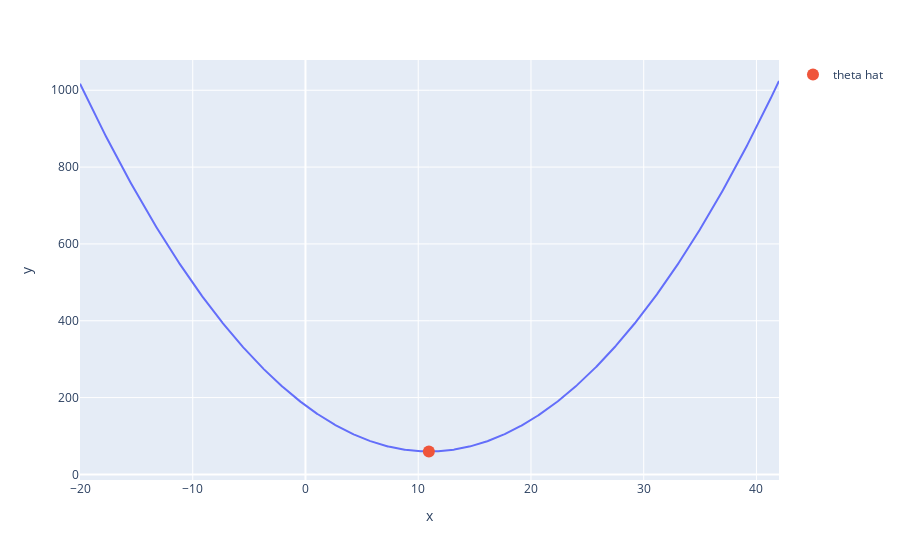

Notebook source saved alongside this figure:
### Markdown cell above
## Loss Surfaces

Computes constant loss surface

### Code cell
plt.style.use('default') # revert style to default mpl
adjust_fontsize(size=16)
%matplotlib inline

def mse_constant(theta, data):
    return np.mean(np.array([(y_obs - theta) ** 2 for y_obs in data]), axis=0)

thetas = np.linspace(-20, 42, 1000)
l2_loss_thetas = mse_constant(thetas, data_constant)

plt.plot(thetas, l2_loss_thetas)
plt.xlabel(r'$\theta$')
plt.ylabel(r'MSE')

# optimal point
thetahat = np.mean(data_constant)
plt.scatter([thetahat], [mse_constant(thetahat, data_constant)], s=50)
#plt.savefig('mse_constant_loss.png', bbox_inches = 'tight');
plt.show()

# also the plotly version, why not
fig_const = px.line(x=thetas, y=l2_loss_thetas)
fig_const.add_trace(go.Scatter(x=[thetahat], y=[mse_constant(thetahat, data_constant)],
                         mode='markers', marker=dict(size=12),
                          name='theta hat'))
fig_const.show()

### Figure 1 — Plotly figure (JSON) as saved in the notebook; plotly's stock layout.template omitted (floating-point values rounded to 4 significant figures; data arrays with more than 128 entries replaced by an {"elided": "..."} marker saying what was removed)
{"data": [{"hovertemplate": "x=%{x}<br>y=%{y}<extra></extra>", "legendgroup": "", "line": {"color": "#636efa", "dash": "solid"}, "marker": {"symbol": "circle"}, "mode": "lines", "name": "", "orientation": "v", "showlegend": false, "type": "scatter", "x": {"elided": "1000 float values"}, "xaxis": "x", "y": {"elided": "1000 float values"}, "yaxis": "y"}, {"marker": {"size": 12}, "mode": "markers", "name": "theta hat", "type": "scatter", "x": [10.94], "y": [59.64]}], "layout": {"autosize": true, "legend": {"tracegroupgap": 0}, "margin": {"t": 60}, "xaxis": {"anchor": "y", "autorange": true, "domain": [0, 1], "range": [-20, 42], "title": {"text": "x"}, "type": "linear"}, "yaxis": {"anchor": "x", "autorange": true, "domain": [0, 1], "range": [-34.02, 1080.0], "title": {"text": "y"}, "type": "linear"}}}
